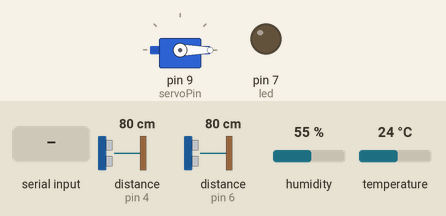
Recording of a sketch running on a simulated Arduino Uno, built with avr-gcc and run on an emulated ATmega328P. On the bench: servo, output pins drawn as LEDs (lit = HIGH). The test bench sets the inputs (shaded band); at power-on: distance to the obstacle (sensors on pin 4, pin 6) 80 cm, humidity 55 %, temperature 24 °C. The echo pulse lasts 58.3 µs per cm; pins used as bus, display or sensor lines are not drawn.

Above: at 1.7 s.
1.8 s: "1\n" received over the second serial link
At 1.96 s:
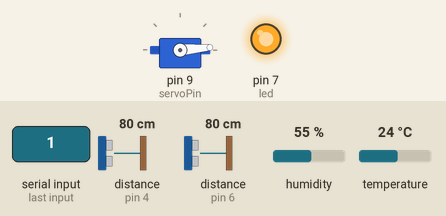
At 2.58 s:
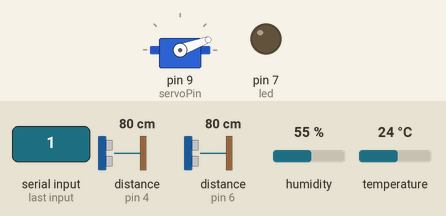
4.8 s: distance to the obstacle (sensor on pin 4) set to 60 cm
At 5.21 s:
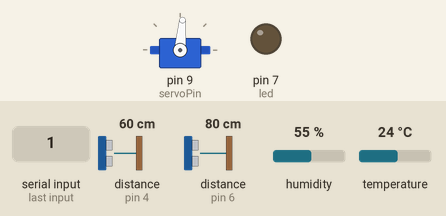
7.8 s: distance to the obstacle (sensor on pin 4) set to 250 cm
10.8 s: distance to the obstacle (sensor on pin 6) set to 4 cm
19.8 s: distance to the obstacle (sensor on pin 4) set to 4 cm
25.8 s: "4\n" received over the second serial link
At 27.7 s:
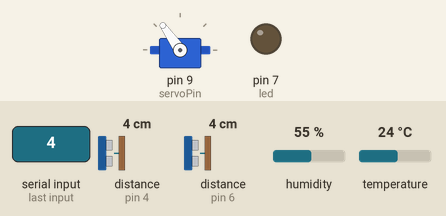
Timing chart, 0 to 28.8 s (numbered marks = the images above; inputs shaded):
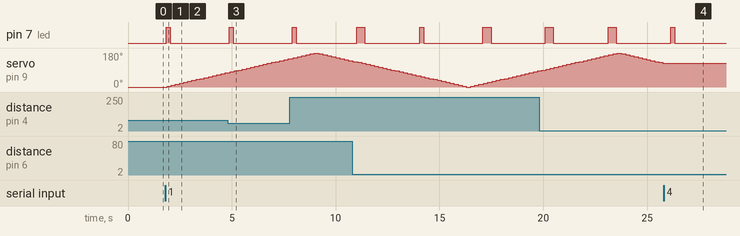

The sketch:

arduinosatelite_V2.ino
```cpp
/* [V2] PROTOCOLO DE APLICACION
   Todos los mensajes son "codigo" o "codigo:datos" y acaban en salto de linea.
   El codigo es un numero que dice de que tipo es el mensaje.

   Tierra -> Satelite (ordenes)
     1            Iniciar
     2 / 3        Pausar / Reanudar temperatura y humedad (T/H)
     4 / 5        Pausar / Reanudar distancia
     6:ms         Nuevo periodo de T/H, en milisegundos        (ejemplo: 6:5000)
     7:ms         Nuevo periodo de distancia, en milisegundos  (ejemplo: 7:500)
     8            Modo barrido (el servo va y viene sin parar)
     9:angulo     Apuntar a un angulo fijo, de 0 a 180         (ejemplo: 9:90)
     10:1 / 10:0  La media se calcula en el satelite / en tierra

   Satelite -> Tierra
     1:T:H        Temperatura y humedad                        (ejemplo: 1:23.50:45.00)
     2:s:angulo:d Distancia d (cm) del sensor s (1 o 2) mirando a ese angulo
                  (ejemplo: 2:1:45:23.50). El sensor 2 envia su angulo + 180
     3:media      Media de las 10 ultimas temperaturas (solo si se calcula aqui)
     4            Fallo del sensor de T/H
     5:s          Fallo del sensor de distancia s (1 o 2)
     7            Latido (el satelite sigue vivo)

   Arduino de tierra -> Python
     6            Fallo de comunicacion con el satelite
*/
#include <DHT.h>
#include <SoftwareSerial.h>
#include <Servo.h>   //[V2] libreria del servomotor
SoftwareSerial mySerial(10, 11); //RX, TX
#define DHTPIN 2
#define DHTTYPE DHT11
DHT dht(DHTPIN, DHTTYPE);
const int led = 7; //LED en el pin 7 (verde)
bool stateled = LOW;
bool enviarDatos = false;
long ultimoEnvio = 0;
long intervalo = 3000;   //Tiempo entre dato y dato ([V2] ya no es const: se puede cambiar desde tierra)
long inicioLed = 0;
bool iniciado = false;
const long intervalolatido = 2000;   //un latido cada 2 s (menos que el timeout de tierra)
long ultimolatido = 0;               //cuando se envio el ultimo latido

//variables para la alarma del sensor de humedad y temperatura
bool esperandoTimeout = false;  //se esta esperando el tiempo para que se arregle el error? false -> no se esta esperando
long nextTimeoutHT;  //tiempo que se le da para arreglar el error de recopilacion de datos

//[V2] variables para los dos sensores de distancia (montados de espaldas sobre el servo)
const int trigPin1 = 5;   //sensor 1
const int echoPin1 = 6;
const int trigPin2 = 3;   //sensor 2 (mira al lado contrario que el sensor 1)
const int echoPin2 = 4;
const int servoPin = 9;
Servo servo;
bool enviarDistancia = false;      //se envian datos de distancia?
long ultimaDistancia = 0;          //cuando se hizo la ultima medida
long intervaloDistancia = 200;     //tiempo entre medida y medida
int angulo = 0;                    //angulo del servo (0-180)
int paso = 5;                      //grados que avanza el servo en cada medida
bool barrido = true;               //true = el servo barre, false = apunta a un angulo fijo

//[V2] alarma de los sensores de distancia (igual que la del sensor T/H)
bool esperandoTimeoutD1 = false;
long nextTimeoutD1;
bool esperandoTimeoutD2 = false;
long nextTimeoutD2;

//[V2] cola circular con las ultimas 10 temperaturas, para calcular la media
float cola[10];
int posicion = 0;        //donde se guardara la siguiente temperatura
int cantidad = 0;        //cuantas temperaturas hay guardadas (maximo 10)
bool mediaEnSatelite = false;   //true = la media se calcula aqui, false = en tierra

//[V2] medirDistancia: mide la distancia con un sensor HC-SR04
//parametros: trig y echo -> pines a los que esta conectado el sensor
//resultado: la distancia en cm; 999 si no hay ningun objeto al alcance;
//           -1 si el sensor no contesta (desconectado o roto)
float medirDistancia(int trig, int echo){
  digitalWrite(trig, LOW);
  delayMicroseconds(2);
  digitalWrite(trig, HIGH);      //pulso de 10 microsegundos: el sensor lanza el ultrasonido
  delayMicroseconds(10);
  digitalWrite(trig, LOW);
  long duracion = pulseIn(echo, HIGH, 40000);   //tiempo que tarda el eco (espera como mucho 40 ms)
  if (duracion == 0){
    //no se ha podido medir el eco. Hay dos motivos posibles:
    if (digitalRead(echo) == HIGH){
      return 999;                //el sensor ha contestado pero el eco no acaba: funciona, y no hay nada cerca
    }
    return -1;                   //el sensor no ha contestado: esta desconectado o roto
  }
  return duracion * 0.0343 / 2;  //velocidad del sonido (cm/us); se divide entre 2 porque va y vuelve
}

//[V2] moverServo: lleva el servo a un angulo y despues lo "suelta"
//parametros: grados -> angulo al que tiene que ir (0-180)
//            espera -> milisegundos que se le dan para llegar
//resultado: ninguno
//Por que se suelta (detach): mientras el Arduino envia datos por SoftwareSerial no puede
//atender al servo, y el servo da tirones. Si solo lo conectamos el rato que se mueve y
//luego lo soltamos, los envios de datos ya no le afectan y se queda quieto donde esta.
void moverServo(int grados, int espera){
  servo.attach(servoPin);
  servo.write(grados);
  delay(espera);
  servo.detach();
}

//setup: se ejecuta una vez al encender. Prepara las comunicaciones, los sensores y el servo
//parametros: ninguno.  resultado: ninguno
void setup() {
  Serial.begin(9600);
  mySerial.begin(9600);
  dht.begin();
  pinMode(led, OUTPUT);
  //[V2] pines de los sensores de distancia y servo
  pinMode(trigPin1, OUTPUT);
  pinMode(echoPin1, INPUT);
  pinMode(trigPin2, OUTPUT);
  pinMode(echoPin2, INPUT);
  moverServo(angulo, 500);   //posicion inicial (0 grados)
}

//loop: se repite sin parar. Envia el latido, atiende las ordenes de tierra,
//      lee los sensores cuando toca y avisa si alguno falla
//parametros: ninguno.  resultado: ninguno
void loop() {
  //enviamos el latido
  if (millis() - ultimolatido >= intervalolatido){
    ultimolatido = millis();
    mySerial.println("7");   //[V2] el latido ahora es el codigo 7 (antes "Vivo")
  }

  //Recibe ordenes de tierra
  if (mySerial.available()){
    String orden = mySerial.readStringUntil('\n');   //[V2] un mensaje cada vez (antes readString, que espera 1 segundo)
    orden.trim();                                    //[V2] quita el \r

    //[V2] la orden es "codigo" o "codigo:valor". Se separan las dos partes
    int codigo = orden.toInt();              //toInt lee el numero hasta los ':' -> "9:45" da 9
    long valor = 0;
    int separador = orden.indexOf(':');      //posicion de los ':' (-1 si no hay)
    if (separador != -1){
      valor = orden.substring(separador + 1).toInt();   //lo que va detras de los ':' -> "9:45" da 45
    }

    if (codigo == 1 && !iniciado){           //[V2] Iniciar (antes "Iniciar")
      iniciado = true;
      enviarDatos = true;
      enviarDistancia = true;                //[V2]
      ultimoEnvio = millis() - intervalo;
    }else if (codigo == 2 && iniciado){      //[V2] Pausar T/H (antes "Pausar")
      enviarDatos = false;
    }else if (codigo == 3 && iniciado){      //[V2] Reanudar T/H (antes "Reanudar")
      enviarDatos = true;
      ultimoEnvio = millis() - intervalo;   //envia un dato enseguida
    }else if (codigo == 4 && iniciado){      //[V2] Pausar distancia
      enviarDistancia = false;
      esperandoTimeoutD1 = false;            //al pausar ya no se leen los sensores: se quitan sus alarmas
      esperandoTimeoutD2 = false;
    }else if (codigo == 5 && iniciado){      //[V2] Reanudar distancia
      enviarDistancia = true;
    }else if (codigo == 6 && valor >= 1000){ //[V2] periodo T/H (el DHT11 necesita 1 s como minimo)
      intervalo = valor;
    }else if (codigo == 7 && valor >= 150){  //[V2] periodo distancia (minimo 150 ms: son dos medidas)
      intervaloDistancia = valor;
    }else if (codigo == 8){                  //[V2] modo barrido
      barrido = true;
    }else if (codigo == 9 && valor >= 0 && valor <= 180){   //[V2] apuntar a un angulo fijo
      barrido = false;
      angulo = valor;
      moverServo(angulo, 500);               //medio segundo: puede tener que girar hasta 180 grados
    }else if (codigo == 10){                 //[V2] donde se calcula la media
      if (valor == 1){
        mediaEnSatelite = true;
      }else{
        mediaEnSatelite = false;
      }
    }
  }

  // Enviar datos cada "intervalo" si enviarDatos = True
  if (iniciado && millis() - ultimoEnvio >= intervalo){
    ultimoEnvio = millis();
    // se lee el sensor
    float h = dht.readHumidity();
    float t = dht.readTemperature();

    if (isnan(h) || isnan(t)){
      // Si la lectura no es correcta, se empieza a contar el tiempo de margen
      if (!esperandoTimeout){
        esperandoTimeout = true;
        nextTimeoutHT = millis() + 5000; //5 segundos para arreglar el error
      }
    }else{
      // Se envian los datos al arduino tierra
      esperandoTimeout = false;
      if (enviarDatos){
        mySerial.print("1:");    //[V2] antes "T:"
        mySerial.print(t);
        mySerial.print(":");     //[V2] antes ":H:"
        mySerial.println(h);

        //[V2] se guarda la temperatura en la cola circular
        cola[posicion] = t;
        posicion = posicion + 1;
        if (posicion == 10){
          posicion = 0;          //vuelve al principio y pisa la mas antigua: por eso es circular
        }
        if (cantidad < 10){
          cantidad = cantidad + 1;
        }
        //[V2] si la media se calcula en el satelite, se calcula y se envia
        if (mediaEnSatelite){
          float suma = 0;
          for (int i = 0; i < cantidad; i++){
            suma = suma + cola[i];
          }
          mySerial.print("3:");
          mySerial.println(suma / cantidad);
        }

        // Se enciende el led cuando se envia info a tierra
        digitalWrite(led, HIGH);
        stateled = HIGH;
        inicioLed = millis();
      }
    }
  }

  //apagamos el led de envio de datos despues de 200 ms
  if (stateled && millis() - inicioLed >= 200){
    digitalWrite(led, LOW);
    stateled = LOW;
  }

  // si pasan 5 segundos sin lectura valida avisar a tierra
  if (esperandoTimeout && (millis() >= nextTimeoutHT)){
    mySerial.println("4");   //[V2] el fallo del sensor ahora es el codigo 4 (antes "Fallo")
    nextTimeoutHT = millis() + 4000;
  }

  //[V2] SENSORES DE DISTANCIA: cada intervaloDistancia se mide con los dos
  if (iniciado && enviarDistancia && millis() - ultimaDistancia >= intervaloDistancia){
    ultimaDistancia = millis();

    //sensor 1: mira hacia 'angulo'
    float d1 = medirDistancia(trigPin1, echoPin1);
    if (d1 < 0){
      // no hay eco: se da 1 segundo para arreglar el error
      if (!esperandoTimeoutD1){
        esperandoTimeoutD1 = true;
        nextTimeoutD1 = millis() + 1000;
      }
    }else{
      esperandoTimeoutD1 = false;
      mySerial.print("2:1:");
      mySerial.print(angulo);
      mySerial.print(":");
      mySerial.println(d1);
    }

    //sensor 2: mira al lado contrario, asi que su angulo es angulo + 180
    float d2 = medirDistancia(trigPin2, echoPin2);
    if (d2 < 0){
      if (!esperandoTimeoutD2){
        esperandoTimeoutD2 = true;
        nextTimeoutD2 = millis() + 1000;
      }
    }else{
      esperandoTimeoutD2 = false;
      mySerial.print("2:2:");
      mySerial.print(angulo + 180);
      mySerial.print(":");
      mySerial.println(d2);
    }

    //si esta en modo barrido, el servo avanza al siguiente angulo
    if (barrido){
      angulo = angulo + paso;
      if (angulo >= 180){        //ha llegado al final: da la vuelta
        angulo = 180;
        paso = -5;
      }
      if (angulo <= 0){          //ha llegado al principio: da la vuelta
        angulo = 0;
        paso = 5;
      }
      moverServo(angulo, 150);   //150 ms conectado: tiempo de sobra para avanzar 5 grados.
                                 //mientras tanto el programa espera y no envia nada, asi el servo no da tirones
    }
  }

  //[V2] si un sensor de distancia sigue sin funcionar, avisar a tierra cada 2 segundos
  if (esperandoTimeoutD1 && (millis() >= nextTimeoutD1)){
    mySerial.println("5:1");
    nextTimeoutD1 = millis() + 2000;
  }
  if (esperandoTimeoutD2 && (millis() >= nextTimeoutD2)){
    mySerial.println("5:2");
    nextTimeoutD2 = millis() + 2000;
  }
}
```

Measured:
- after the input at 1.8 s, pin 7 (led): LOW → HIGH at once, → LOW 0.20 s later; servo on pin 9 (servoPin): moves from 0° to 75° over 2.8 s, starting after 0.08 s
- after the input at 25.8 s, servo on pin 9 (servoPin): stays 125° (without the input it goes to 120° after 0.16 s)
